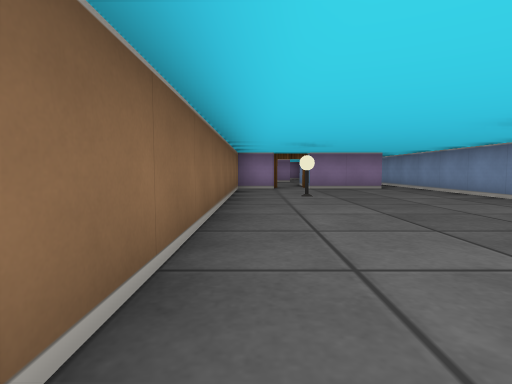
view 1 (above)

16 first-person views from a walk through a cub3D maze. The camera is about half as high as the walls, tilts 4° down and sees 80° across. The floor is counted in squares. Each view is taken from the middle of a square. On the plan, view 1 faces up. The plan holds only what a view shows up to about 9 squares ahead; the rest is blank.

view 2
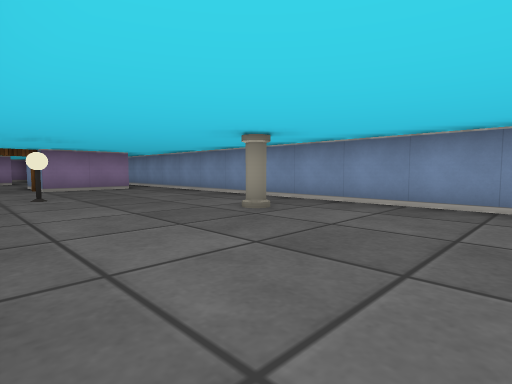

view 3
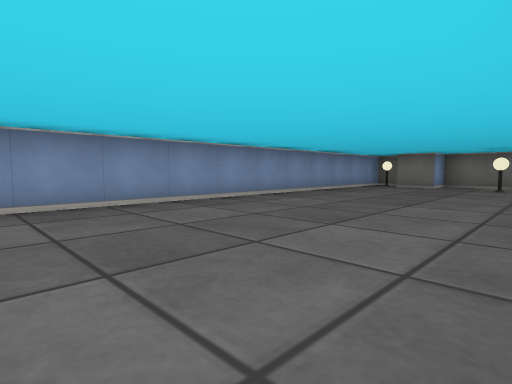

view 4
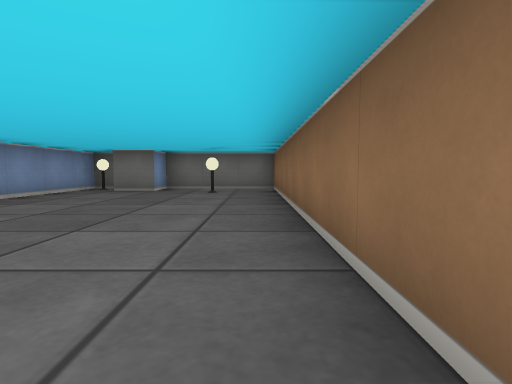

view 5
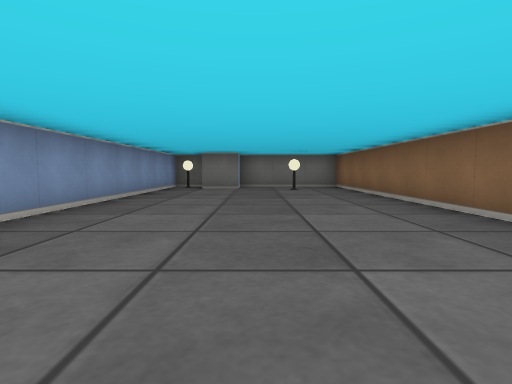

view 6
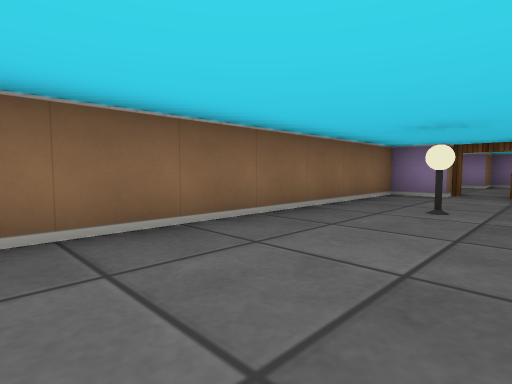

view 7
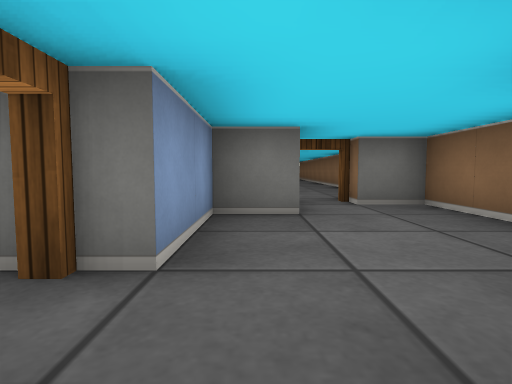

view 8
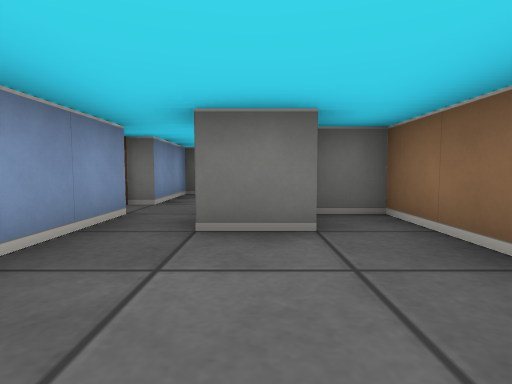

view 9
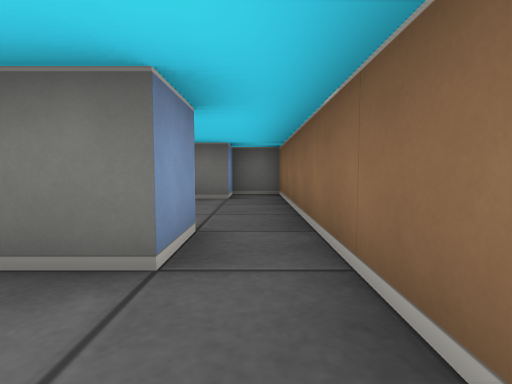

view 10
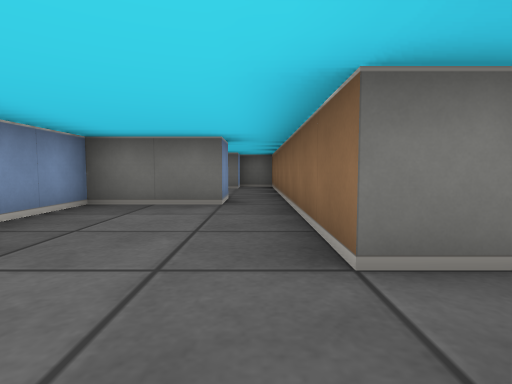

view 11
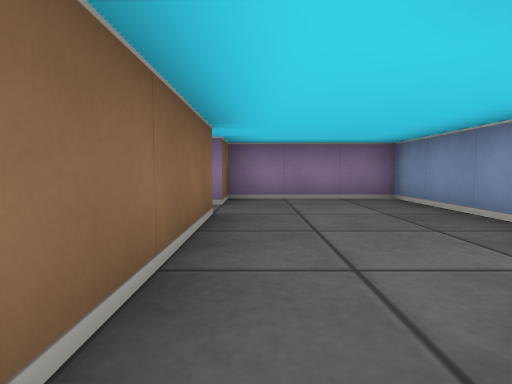

view 12
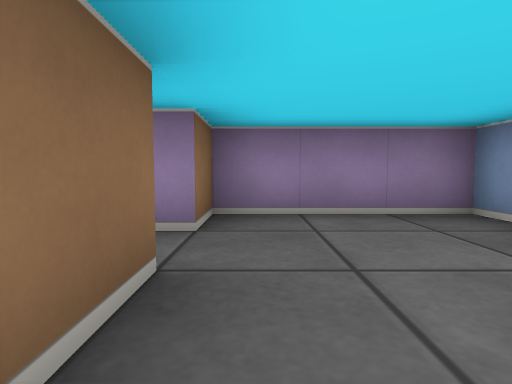

view 13
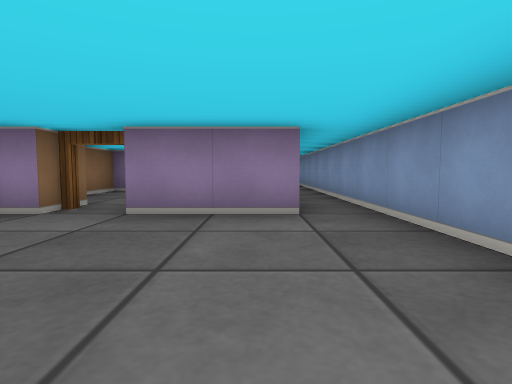

view 14
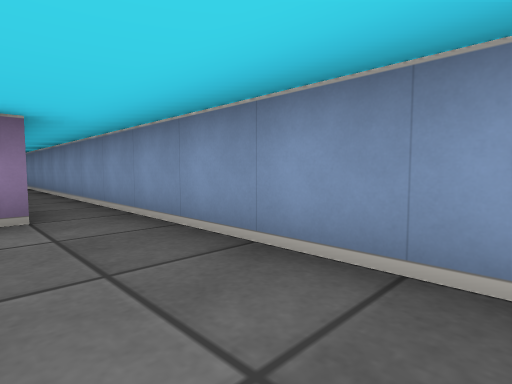

view 15
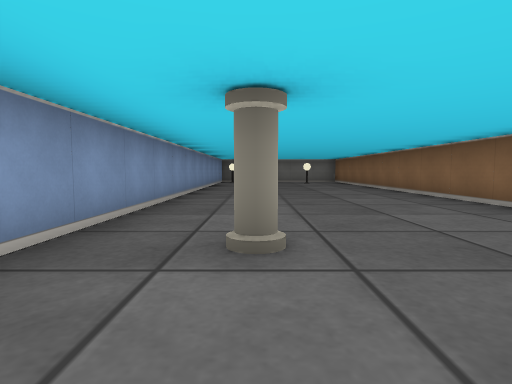

view 16
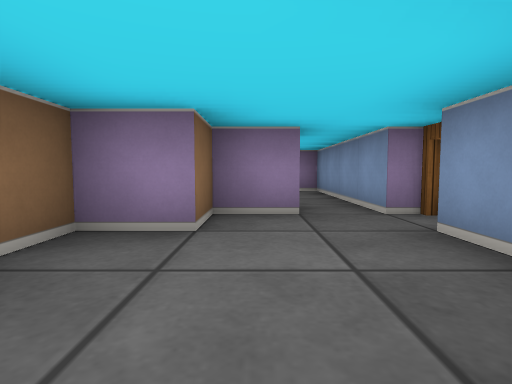

### Floor plan
Points are (right, up) in squares from view 1. A wall is a line through its corners. A room is listed if a view was taken in it or the views show most of it. See-through windows are left out.
Room 1 (views 1, 2, 3, 4, 5, 6, 13, 14, 15)
walls: (0.5, 8.5) (-0.5, 8.5) (-0.5, -8.5) (2.5, -8.5) (2.5, -7.5) (3.5, -7.5); (3.6, 8.5) (1.5, 8.5); (3.9, -8.5) (4.5, -8.5) (4.5, 8.5)
ways out: open door at (1, 9) to room 4; opening at (4, 9)
objects: lamp (1, -7); lamp (1, 6); pillar (3, 3); lamp (4, -8)
Room 2 (views 7, 8)
walls: (0.5, 14.5) (1.5, 14.5); (-0.5, 17.5) (-0.5, 13.5) (0.5, 13.5); (2.5, 13.5) (2.5, 17.5) (2, 17.5)
ways out: opening at (0, 18) to room 3; opening at (2, 13) to room 4
Room 3 (views 9, 10, 11, 12)
walls: (-1.4, 21.5) (-0.5, 21.5) (-0.5, 17.5); (0.5, 17.5) (0.5, 18.5) (2.5, 18.5) (2.5, 23.5) (-0.5, 23.5) (-0.5, 22.5) (-0.9, 22.5)
ways out: opening at (0, 18) to room 2; opening at (-1, 22)
Room 4 (view 16)
walls: (1.6, 13.5) (0.5, 13.5) (0.5, 12.5) (-0.5, 12.5) (-0.5, 9.5) (0.5, 9.5); (1.5, 8.5) (1.5, 10.5) (2.5, 10.5) (2.5, 12.5)
ways out: open door at (1, 9) to room 1; opening at (2, 13) to room 2; open door at (3, 13)

Positions as (right, up) in squares from view 1, and headings:
1: (0, 0), facing up
2: (0, 0), facing up-right
3: (0, 2), facing down-right
4: (0, 0), facing down
5: (2, 1), facing down
6: (2, 2), facing up-left
7: (2, 14), facing down
8: (1, 17), facing down
9: (0, 20), facing down
10: (0, 23), facing down
11: (0, 18), facing up
12: (0, 20), facing up
13: (3, 5), facing up
14: (3, 5), facing up-right
15: (3, 5), facing down
16: (1, 10), facing up
